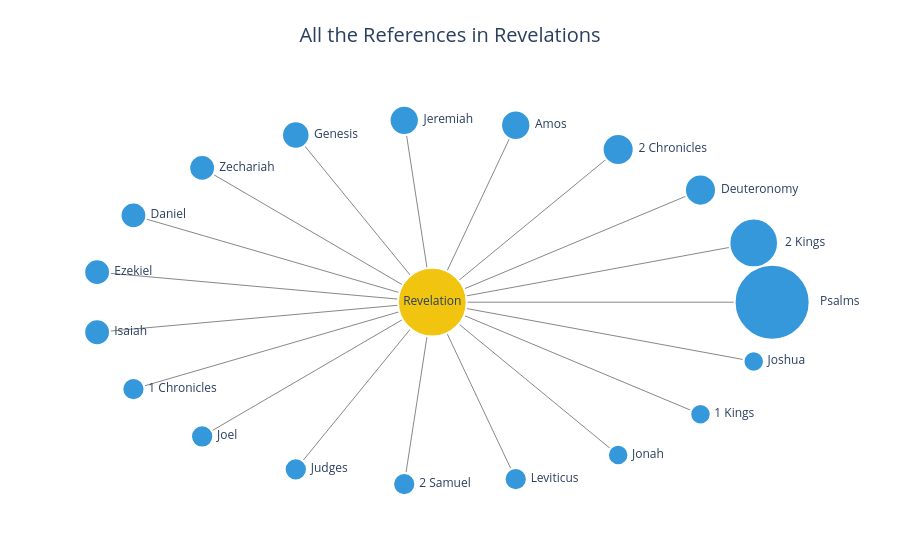

The notebook cell this image was saved under:
### Code cell
import numpy as np
import networkx as nx
import plotly.graph_objects as go

# --- 1. Build the graph ---
G = nx.DiGraph()
G.add_node("Revelation", type="NT")

old_testament_books = dict((revelations_references['o_start'].str[0]).value_counts())

G.add_nodes_from(old_testament_books.keys(), type="OT")

for book, count in old_testament_books.items():
    G.add_edge("Revelation", book, weight=count)

# --- 2. Define layout (Revelation center, others around it) ---
center_node = "Revelation"
connected_nodes = list(G.neighbors(center_node))
pos = {center_node: (0, 0)}
radius = 1.8
n = len(connected_nodes)

for i, node in enumerate(connected_nodes):
    angle = 2 * np.pi * i / n
    pos[node] = (radius * np.cos(angle), radius * np.sin(angle))

# --- 3. Node sizes based on edge weights ---
weights = nx.get_edge_attributes(G, "weight")
max_w = max(weights.values()) if weights else 1
node_sizes = {
    node: 55 if node == center_node else 15 + 45 * (weights.get((center_node, node), 0) / max_w)
    for node in G.nodes
}

# --- 4. Build edge trace ---
edge_x, edge_y, edge_text = [], [], []
for src, dst, data in G.edges(data=True):
    x0, y0 = pos[src]
    x1, y1 = pos[dst]
    edge_x += [x0, x1, None]
    edge_y += [y0, y1, None]
    edge_text.append(f"{src} → {dst}: {data['weight']}")

edge_trace = go.Scatter(
    x=edge_x, y=edge_y,
    line=dict(width=1, color="#888"),
    hoverinfo="none",
    mode="lines"
)

# --- 5. Build node trace ---
node_x = [pos[node][0] for node in G.nodes]
node_y = [pos[node][1] for node in G.nodes]
node_text = [node for node in G.nodes]
node_size_list = [1.25 * node_sizes[node] for node in G.nodes]

node_trace = go.Scatter(
    x=node_x, y=node_y,
    mode="markers+text",
    text=node_text,
    textposition=[
        "middle center" if node == "Revelation" else "middle right"
        for node in G.nodes
    ],
    marker=dict(
        size=node_size_list,
        color=[
            "#f1c40f" if G.nodes[n]["type"] == "NT" else "#3498db"
            for n in G.nodes
        ],
        line=dict(width=2, color="#fff"),
        opacity=1,
    ),
    hovertext=[
        f"{node}: {weights.get((center_node, node), 0)} references" if node != center_node else node
        for node in G.nodes
    ],
    hoverinfo="text"
)

# --- 6. Plot ---
fig = go.Figure(data=[edge_trace, node_trace])
fig.update_layout(
    title=dict(
        text="All the References in Revelations",
        x=0.5,          # Center the title
        y=0.95,         # Raise it slightly above the plot
        xanchor='center',
        yanchor='top',
        font=dict(size=20)
    ),
    showlegend=False,
    margin=dict(l=40, r=40, t=80, b=40),  # add top margin for title
    plot_bgcolor="white",
    hovermode="closest",
    xaxis=dict(showgrid=False, zeroline=False, showticklabels=False),
    yaxis=dict(showgrid=False, zeroline=False, showticklabels=False)
)
fig.show()

### Figure 1 — Plotly figure (JSON) as saved in the notebook; plotly's stock layout.template omitted (floating-point values rounded to 4 significant figures)
{"data": [{"hoverinfo": "none", "line": {"color": "#888", "width": 1}, "mode": "lines", "type": "scatter", "x": [0, 1.8, null, 0, 1.702, null, 0, 1.42, null, 0, 0.9845, null, 0, 0.4419, null, 0, -0.1486, null, 0, -0.7231, null, 0, -1.219, null, 0, -1.583, null, 0, -1.775, null, 0, -1.775, null, 0, -1.583, null, 0, -1.219, null, 0, -0.7231, null, 0, -0.1486, null, 0, 0.4419, null, 0, 0.9845, null, 0, 1.42, null, 0, 1.702, null], "y": [0, 0, null, 0, 0.5845, null, 0, 1.106, null, 0, 1.507, null, 0, 1.745, null, 0, 1.794, null, 0, 1.648, null, 0, 1.324, null, 0, 0.8567, null, 0, 0.2963, null, 0, -0.2963, null, 0, -0.8567, null, 0, -1.324, null, 0, -1.648, null, 0, -1.794, null, 0, -1.745, null, 0, -1.507, null, 0, -1.106, null, 0, -0.5845, null]}, {"hoverinfo": "text", "hovertext": ["Revelation", "Psalms: 32 references", "2 Kings: 17 references", "Deuteronomy: 7 references", "2 Chronicles: 7 references", "Amos: 6 references", "Jeremiah: 6 references", "Genesis: 5 references", "Zechariah: 4 references", "Daniel: 4 references", "Ezekiel: 4 references", "Isaiah: 4 references", "1 Chronicles: 2 references", "Joel: 2 references", "Judges: 2 references", "2 Samuel: 2 references", "Leviticus: 2 references", "Jonah: 1 references", "1 Kings: 1 references", "Joshua: 1 references"], "marker": {"color": ["#f1c40f", "#3498db", "#3498db", "#3498db", "#3498db", "#3498db", "#3498db", "#3498db", "#3498db", "#3498db", "#3498db", "#3498db", "#3498db", "#3498db", "#3498db", "#3498db", "#3498db", "#3498db", "#3498db", "#3498db"], "line": {"color": "#fff", "width": 2}, "opacity": 1, "size": [68.75, 75, 48.63, 31.05, 31.05, 29.3, 29.3, 27.54, 25.78, 25.78, 25.78, 25.78, 22.27, 22.27, 22.27, 22.27, 22.27, 20.51, 20.51, 20.51]}, "mode": "markers+text", "text": ["Revelation", "Psalms", "2 Kings", "Deuteronomy", "2 Chronicles", "Amos", "Jeremiah", "Genesis", "Zechariah", "Daniel", "Ezekiel", "Isaiah", "1 Chronicles", "Joel", "Judges", "2 Samuel", "Leviticus", "Jonah", "1 Kings", "Joshua"], "textposition": ["middle center", "middle right", "middle right", "middle right", "middle right", "middle right", "middle right", "middle right", "middle right", "middle right", "middle right", "middle right", "middle right", "middle right", "middle right", "middle right", "middle right", "middle right", "middle right", "middle right"], "type": "scatter", "x": [0, 1.8, 1.702, 1.42, 0.9845, 0.4419, -0.1486, -0.7231, -1.219, -1.583, -1.775, -1.775, -1.583, -1.219, -0.7231, -0.1486, 0.4419, 0.9845, 1.42, 1.702], "y": [0, 0, 0.5845, 1.106, 1.507, 1.745, 1.794, 1.648, 1.324, 0.8567, 0.2963, -0.2963, -0.8567, -1.324, -1.648, -1.794, -1.745, -1.507, -1.106, -0.5845]}], "layout": {"hovermode": "closest", "margin": {"b": 40, "l": 40, "r": 40, "t": 80}, "plot_bgcolor": "white", "showlegend": false, "title": {"font": {"size": 20}, "text": "All the References in Revelations", "x": 0.5, "xanchor": "center", "y": 0.95, "yanchor": "top"}, "xaxis": {"showgrid": false, "showticklabels": false, "zeroline": false}, "yaxis": {"showgrid": false, "showticklabels": false, "zeroline": false}}}
